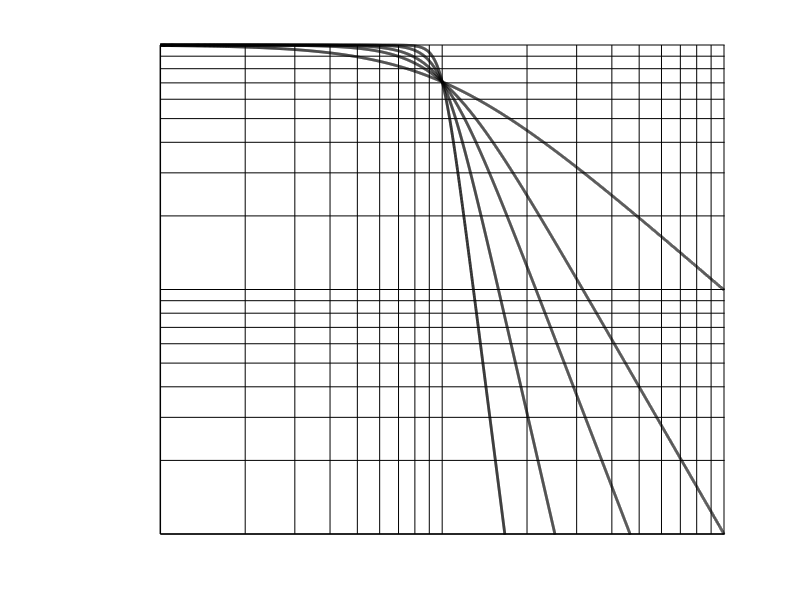
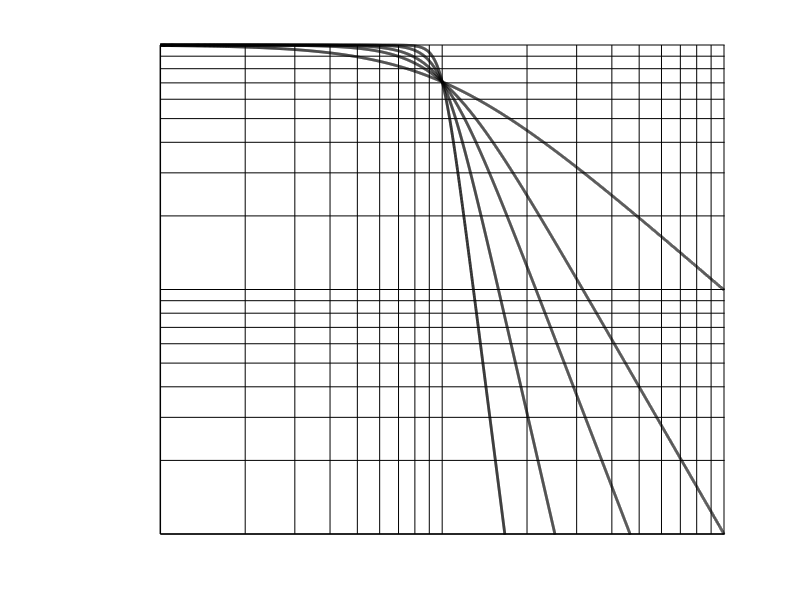

Reproduce these figures in MATLAB, in order.
#butterworth filter

clf
hold on

fL=1;

B=@(f,n) sqrt(1+(f./fL).^(2*n));
A=@(f,n) 1./B(f,n);

n=1;
f=0.1:0.001:10;
plot(log10(f),log10(A(f,n)),"color","black","linewidth",2)

n=2;
f=0.1:0.001:10;
plot(log10(f),log10(A(f,n)),"color","black","linewidth",2)

n=3;
f=0.1:0.001:10;
plot(log10(f),log10(A(f,n)),"color","black","linewidth",2)

n=5;
f=0.1:0.001:10;
plot(log10(f),log10(A(f,n)),"color","black","linewidth",2)


n=9;
f=0.1:0.001:10;
plot(log10(f),log10(A(f,n)),"color","black","linewidth",2)
%axis
plot([-1,-1],[0,-2],"color","black","linewidth",1)
plot([-1,2],[-2,-2],"color","black","linewidth",1)
%grid
xg=[0.1, 0.2, 0.3, 0.4, 0.5, 0.6, 0.7, 0.8, 0.9, 1, 2, 3, 4, 5, 6, 7, 8, 9, 10];
for x=xg
plot([log10(x), log10(x)],[-2,0],"color","black","linewidth",0.5)
endfor

yg=[0.01, 0.02, 0.03, 0.04, 0.05, 0.06, 0.07, 0.08, 0.09,0.1, 0.2, 0.3, 0.4, 0.5, 0.6, 0.7, 0.8, 0.9,1];
for y=yg
plot([-1,2],[log10(y), log10(y)],"color","black","linewidth",0.5)
endfor

axis([-1.2  1 -2 0])
grid off
axis off

print -demf butterworthFilterLowPassResponse.emf
print -deps butterworthFilterLowPassResponse.eps



